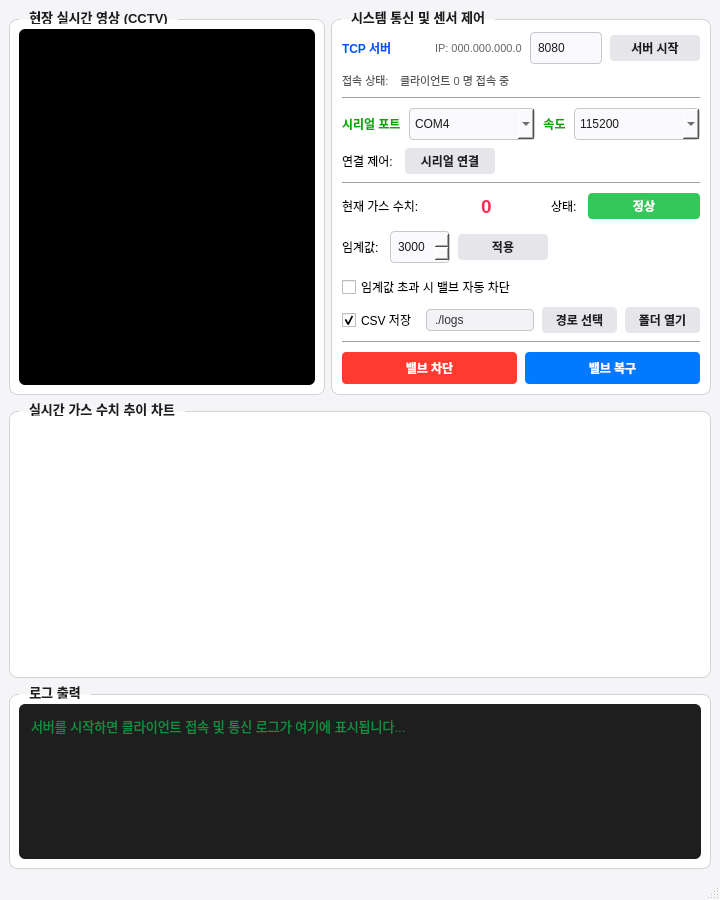
<?xml version="1.0" encoding="UTF-8"?>
<ui version="4.0">
 <class>MainWindow</class>
 <widget class="QMainWindow" name="MainWindow">
  <property name="geometry">
   <rect>
    <x>0</x>
    <y>0</y>
    <width>720</width>
    <height>900</height>
   </rect>
  </property>
  <property name="minimumSize">
   <size>
    <width>680</width>
    <height>800</height>
   </size>
  </property>
  <property name="windowTitle">
   <string>Smart Monitoring Shield - Control Center</string>
  </property>
  <property name="styleSheet">
   <string notr="true">/* 메인 배경 및 기본 폰트 설정 */
QMainWindow {
    background-color: #F5F5F7;
    font-family: &quot;Malgun Gothic&quot;, &quot;Segoe UI&quot;, sans-serif;
}

/* 그룹박스 헤더 및 테두리 스타일링 */
QGroupBox {
    font-weight: bold;
    font-size: 10pt;
    color: #1D1D1F;
    border: 1px solid #D2D2D7;
    border-radius: 8px;
    margin-top: 10px;
    background-color: #FFFFFF;
}

QGroupBox::title {
    subcontrol-origin: margin;
    subcontrol-position: top left;
    padding: 0 8px;
    left: 10px;
}

/* 입력 필드 공통 스타일 */
QLineEdit, QComboBox, QSpinBox {
    border: 1px solid #C7C7CC;
    border-radius: 4px;
    padding: 2px 5px;
    background-color: #FAFAFC;
    color: #1D1D1F;
}

QLineEdit:focus, QComboBox:focus, QSpinBox:focus {
    border: 1px solid #007AFF;
    background-color: #FFFFFF;
}

/* 버튼 일반 기본 스타일 */
QPushButton {
    background-color: #E5E5EA;
    border: none;
    border-radius: 4px;
    color: #1D1D1F;
    font-weight: bold;
}

QPushButton:hover {
    background-color: #D1D1D6;
}

QPushButton:pressed {
    background-color: #C7C7CC;
}</string>
  </property>
  <widget class="QWidget" name="centralwidget">
   <layout class="QVBoxLayout" name="verticalLayout_4">
    <item>
     <layout class="QVBoxLayout" name="verticalLayout" stretch="4,3,2">
      <item>
       <layout class="QHBoxLayout" name="horizontalLayout_5" stretch="1,0">
        <item>
         <widget class="QGroupBox" name="gbCctv">
          <property name="sizePolicy">
           <sizepolicy hsizetype="Expanding" vsizetype="Expanding">
            <horstretch>0</horstretch>
            <verstretch>0</verstretch>
           </sizepolicy>
          </property>
          <property name="title">
           <string>현장 실시간 영상 (CCTV)</string>
          </property>
          <layout class="QVBoxLayout" name="verticalLayout_2">
           <item>
            <widget class="QLabel" name="lblCameraPreview">
             <property name="sizePolicy">
              <sizepolicy hsizetype="Expanding" vsizetype="Expanding">
               <horstretch>0</horstretch>
               <verstretch>0</verstretch>
              </sizepolicy>
             </property>
             <property name="minimumSize">
              <size>
               <width>0</width>
               <height>0</height>
              </size>
             </property>
             <property name="styleSheet">
              <string notr="true">background-color: #000000;
border-radius: 6px;</string>
             </property>
             <property name="text">
              <string/>
             </property>
             <property name="scaledContents">
              <bool>false</bool>
             </property>
             <property name="alignment">
              <set>Qt::AlignmentFlag::AlignCenter</set>
             </property>
            </widget>
           </item>
          </layout>
         </widget>
        </item>
        <item>
         <widget class="QGroupBox" name="gbControl">
          <property name="maximumSize">
           <size>
            <width>380</width>
            <height>16777215</height>
           </size>
          </property>
          <property name="title">
           <string>시스템 통신 및 센서 제어</string>
          </property>
          <layout class="QVBoxLayout" name="verticalLayout_3">
           <property name="spacing">
            <number>8</number>
           </property>
           <property name="leftMargin">
            <number>10</number>
           </property>
           <property name="topMargin">
            <number>12</number>
           </property>
           <property name="rightMargin">
            <number>10</number>
           </property>
           <property name="bottomMargin">
            <number>10</number>
           </property>
           <item>
            <layout class="QHBoxLayout" name="horizontalLayout_2" stretch="0,0,0,0">
             <item>
              <widget class="QLabel" name="lblTcpServer">
               <property name="styleSheet">
                <string notr="true">color: #0055FF; font-weight: bold;</string>
               </property>
               <property name="text">
                <string>TCP 서버</string>
               </property>
              </widget>
             </item>
             <item>
              <widget class="QLabel" name="lblServerIp">
               <property name="styleSheet">
                <string notr="true">color: #666666; font-size: 8.5pt;</string>
               </property>
               <property name="text">
                <string>IP: 000.000.000.0</string>
               </property>
              </widget>
             </item>
             <item>
              <widget class="QLineEdit" name="lePort">
               <property name="sizePolicy">
                <sizepolicy hsizetype="Preferred" vsizetype="Fixed">
                 <horstretch>0</horstretch>
                 <verstretch>0</verstretch>
                </sizepolicy>
               </property>
               <property name="maximumSize">
                <size>
                 <width>72</width>
                 <height>16777215</height>
                </size>
               </property>
               <property name="styleSheet">
                <string notr="true">max-width: 60px; height: 26px; AlignCenter</string>
               </property>
               <property name="text">
                <string>8080</string>
               </property>
               <property name="placeholderText">
                <string>포트 번호</string>
               </property>
              </widget>
             </item>
             <item>
              <widget class="QPushButton" name="btnStartServer">
               <property name="sizePolicy">
                <sizepolicy hsizetype="Fixed" vsizetype="Fixed">
                 <horstretch>0</horstretch>
                 <verstretch>0</verstretch>
                </sizepolicy>
               </property>
               <property name="minimumSize">
                <size>
                 <width>90</width>
                 <height>26</height>
                </size>
               </property>
               <property name="maximumSize">
                <size>
                 <width>16777215</width>
                 <height>16777215</height>
                </size>
               </property>
               <property name="text">
                <string>서버 시작</string>
               </property>
              </widget>
             </item>
            </layout>
           </item>
           <item>
            <layout class="QHBoxLayout" name="horizontalLayout_8" stretch="0,1">
             <item>
              <widget class="QLabel" name="label_2">
               <property name="styleSheet">
                <string notr="true">color: #555555; font-size: 8.5pt;</string>
               </property>
               <property name="text">
                <string>접속 상태: </string>
               </property>
              </widget>
             </item>
             <item>
              <widget class="QLabel" name="lblClientCount">
               <property name="styleSheet">
                <string notr="true">color: #555555; font-size: 8.5pt;</string>
               </property>
               <property name="text">
                <string>클라이언트 0 명 접속 중</string>
               </property>
              </widget>
             </item>
            </layout>
           </item>
           <item>
            <widget class="Line" name="line">
             <property name="styleSheet">
              <string notr="true">color: #E0E0E0;</string>
             </property>
             <property name="orientation">
              <enum>Qt::Orientation::Horizontal</enum>
             </property>
            </widget>
           </item>
           <item>
            <layout class="QHBoxLayout" name="horizontalLayout_9" stretch="0,1,0,1">
             <item>
              <widget class="QLabel" name="lblSerialPort">
               <property name="styleSheet">
                <string notr="true">color: #00AA00; font-weight: bold;</string>
               </property>
               <property name="text">
                <string>시리얼 포트</string>
               </property>
              </widget>
             </item>
             <item>
              <widget class="QComboBox" name="cbPortList">
               <property name="styleSheet">
                <string notr="true">height: 26px;</string>
               </property>
               <property name="currentText">
                <string>COM4</string>
               </property>
               <property name="currentIndex">
                <number>3</number>
               </property>
               <item>
                <property name="text">
                 <string>COM1</string>
                </property>
               </item>
               <item>
                <property name="text">
                 <string>COM2</string>
                </property>
               </item>
               <item>
                <property name="text">
                 <string>COM3</string>
                </property>
               </item>
               <item>
                <property name="text">
                 <string>COM4</string>
                </property>
               </item>
               <item>
                <property name="text">
                 <string>COM5</string>
                </property>
               </item>
               <item>
                <property name="text">
                 <string>COM6</string>
                </property>
               </item>
               <item>
                <property name="text">
                 <string>COM7</string>
                </property>
               </item>
               <item>
                <property name="text">
                 <string>COM8</string>
                </property>
               </item>
               <item>
                <property name="text">
                 <string>COM9</string>
                </property>
               </item>
               <item>
                <property name="text">
                 <string>COM10</string>
                </property>
               </item>
              </widget>
             </item>
             <item>
              <widget class="QLabel" name="label_5">
               <property name="styleSheet">
                <string notr="true">color: #00AA00; font-weight: bold;</string>
               </property>
               <property name="text">
                <string>속도</string>
               </property>
               <property name="alignment">
                <set>Qt::AlignmentFlag::AlignCenter</set>
               </property>
              </widget>
             </item>
             <item>
              <widget class="QComboBox" name="cbBaudRate">
               <property name="styleSheet">
                <string notr="true">height: 26px;</string>
               </property>
               <property name="currentIndex">
                <number>1</number>
               </property>
               <item>
                <property name="text">
                 <string>9600</string>
                </property>
               </item>
               <item>
                <property name="text">
                 <string>115200</string>
                </property>
               </item>
              </widget>
             </item>
            </layout>
           </item>
           <item>
            <layout class="QHBoxLayout" name="horizontalLayout" stretch="0,0,0">
             <item>
              <widget class="QLabel" name="label_4">
               <property name="text">
                <string>연결 제어: </string>
               </property>
              </widget>
             </item>
             <item>
              <widget class="QPushButton" name="btnSerialConnect">
               <property name="sizePolicy">
                <sizepolicy hsizetype="Fixed" vsizetype="Fixed">
                 <horstretch>0</horstretch>
                 <verstretch>0</verstretch>
                </sizepolicy>
               </property>
               <property name="minimumSize">
                <size>
                 <width>90</width>
                 <height>26</height>
                </size>
               </property>
               <property name="text">
                <string>시리얼 연결</string>
               </property>
              </widget>
             </item>
             <item>
              <spacer name="horizontalSpacer_2">
               <property name="orientation">
                <enum>Qt::Orientation::Horizontal</enum>
               </property>
               <property name="sizeHint" stdset="0">
                <size>
                 <width>40</width>
                 <height>20</height>
                </size>
               </property>
              </spacer>
             </item>
            </layout>
           </item>
           <item>
            <widget class="Line" name="line_2">
             <property name="styleSheet">
              <string notr="true">color: #E0E0E0;</string>
             </property>
             <property name="orientation">
              <enum>Qt::Orientation::Horizontal</enum>
             </property>
            </widget>
           </item>
           <item>
            <layout class="QHBoxLayout" name="horizontalLayout_3" stretch="0,1,0,1">
             <item>
              <widget class="QLabel" name="lblGas">
               <property name="text">
                <string>현재 가스 수치: </string>
               </property>
              </widget>
             </item>
             <item>
              <widget class="QLabel" name="lblGasVal">
               <property name="maximumSize">
                <size>
                 <width>16777199</width>
                 <height>16777215</height>
                </size>
               </property>
               <property name="styleSheet">
                <string notr="true">color: #FF2D55; font-size: 14pt; font-weight: bold; AlignRight</string>
               </property>
               <property name="text">
                <string>0</string>
               </property>
               <property name="alignment">
                <set>Qt::AlignmentFlag::AlignCenter</set>
               </property>
              </widget>
             </item>
             <item>
              <widget class="QLabel" name="lblStatus">
               <property name="text">
                <string>상태: </string>
               </property>
              </widget>
             </item>
             <item>
              <widget class="QLabel" name="lblStatusBadge">
               <property name="minimumSize">
                <size>
                 <width>0</width>
                 <height>26</height>
                </size>
               </property>
               <property name="styleSheet">
                <string notr="true">background-color: #34C759; color: white; font-weight: bold; border-radius: 4px; fixedHeight: 26px; AlignCenter</string>
               </property>
               <property name="text">
                <string>정상</string>
               </property>
               <property name="alignment">
                <set>Qt::AlignmentFlag::AlignCenter</set>
               </property>
              </widget>
             </item>
            </layout>
           </item>
           <item>
            <layout class="QVBoxLayout" name="verticalLayout_6">
             <item>
              <layout class="QHBoxLayout" name="horizontalLayout_7" stretch="0,0,0,0">
               <item>
                <widget class="QLabel" name="lblThreshold">
                 <property name="text">
                  <string>임계값: </string>
                 </property>
                 <property name="alignment">
                  <set>Qt::AlignmentFlag::AlignLeading|Qt::AlignmentFlag::AlignLeft|Qt::AlignmentFlag::AlignVCenter</set>
                 </property>
                </widget>
               </item>
               <item>
                <widget class="QSpinBox" name="sbThreshold">
                 <property name="styleSheet">
                  <string notr="true">height: 26px;</string>
                 </property>
                 <property name="maximum">
                  <number>4095</number>
                 </property>
                 <property name="singleStep">
                  <number>50</number>
                 </property>
                 <property name="value">
                  <number>3000</number>
                 </property>
                </widget>
               </item>
               <item>
                <widget class="QPushButton" name="btnApplyThreshold">
                 <property name="sizePolicy">
                  <sizepolicy hsizetype="Fixed" vsizetype="Fixed">
                   <horstretch>0</horstretch>
                   <verstretch>0</verstretch>
                  </sizepolicy>
                 </property>
                 <property name="minimumSize">
                  <size>
                   <width>90</width>
                   <height>26</height>
                  </size>
                 </property>
                 <property name="maximumSize">
                  <size>
                   <width>16777215</width>
                   <height>16777215</height>
                  </size>
                 </property>
                 <property name="text">
                  <string>적용</string>
                 </property>
                </widget>
               </item>
               <item>
                <spacer name="horizontalSpacer">
                 <property name="orientation">
                  <enum>Qt::Orientation::Horizontal</enum>
                 </property>
                 <property name="sizeHint" stdset="0">
                  <size>
                   <width>20</width>
                   <height>40</height>
                  </size>
                 </property>
                </spacer>
               </item>
              </layout>
             </item>
             <item>
              <widget class="QCheckBox" name="chkAutoClose">
               <property name="text">
                <string>임계값 초과 시 밸브 자동 차단</string>
               </property>
               <property name="checked">
                <bool>false</bool>
               </property>
              </widget>
             </item>
             <item>
              <layout class="QHBoxLayout" name="horizontalLayout_10" stretch="0,1,0,0">
               <item>
                <widget class="QCheckBox" name="chkEnableLogging">
                 <property name="toolTip">
                  <string>&lt;html&gt;&lt;head/&gt;&lt;body&gt;&lt;p&gt;가스 수치 데이터를 CSV 파일로 자동 저장합니다.&lt;/p&gt;&lt;/body&gt;&lt;/html&gt;</string>
                 </property>
                 <property name="text">
                  <string>CSV 저장</string>
                 </property>
                 <property name="checked">
                  <bool>true</bool>
                 </property>
                </widget>
               </item>
               <item>
                <widget class="QLineEdit" name="leLogPath">
                 <property name="focusPolicy">
                  <enum>Qt::FocusPolicy::NoFocus</enum>
                 </property>
                 <property name="styleSheet">
                  <string notr="true">background-color: #F2F2F7;
color: #333333;
border: 1px solid #C7C7CC;
border-radius: 4px;
padding: 2px 6px;</string>
                 </property>
                 <property name="text">
                  <string>./logs</string>
                 </property>
                 <property name="readOnly">
                  <bool>true</bool>
                 </property>
                </widget>
               </item>
               <item>
                <widget class="QPushButton" name="btnSelectPath">
                 <property name="minimumSize">
                  <size>
                   <width>75</width>
                   <height>26</height>
                  </size>
                 </property>
                 <property name="text">
                  <string>경로 선택</string>
                 </property>
                </widget>
               </item>
               <item>
                <widget class="QPushButton" name="btnOpenFolder">
                 <property name="minimumSize">
                  <size>
                   <width>75</width>
                   <height>26</height>
                  </size>
                 </property>
                 <property name="text">
                  <string>폴더 열기</string>
                 </property>
                </widget>
               </item>
              </layout>
             </item>
            </layout>
           </item>
           <item>
            <widget class="Line" name="line_3">
             <property name="styleSheet">
              <string notr="true">color: #E0E0E0;</string>
             </property>
             <property name="orientation">
              <enum>Qt::Orientation::Horizontal</enum>
             </property>
            </widget>
           </item>
           <item>
            <layout class="QHBoxLayout" name="horizontalLayout_4">
             <item>
              <widget class="QPushButton" name="btnValveClose">
               <property name="styleSheet">
                <string notr="true">background-color: #FF3B30; color: white; height: 32px; border-radius: 4px; font-weight: bold;</string>
               </property>
               <property name="text">
                <string>밸브 차단</string>
               </property>
              </widget>
             </item>
             <item>
              <widget class="QPushButton" name="btnValveOpen">
               <property name="styleSheet">
                <string notr="true">background-color: #007AFF; color: white; height: 32px; border-radius: 4px; font-weight: bold;</string>
               </property>
               <property name="text">
                <string>밸브 복구</string>
               </property>
              </widget>
             </item>
            </layout>
           </item>
           <item>
            <spacer name="verticalSpacer">
             <property name="orientation">
              <enum>Qt::Orientation::Vertical</enum>
             </property>
             <property name="sizeHint" stdset="0">
              <size>
               <width>20</width>
               <height>40</height>
              </size>
             </property>
            </spacer>
           </item>
          </layout>
         </widget>
        </item>
       </layout>
      </item>
      <item>
       <widget class="QGroupBox" name="gbChart">
        <property name="sizePolicy">
         <sizepolicy hsizetype="Expanding" vsizetype="Expanding">
          <horstretch>0</horstretch>
          <verstretch>0</verstretch>
         </sizepolicy>
        </property>
        <property name="title">
         <string>실시간 가스 수치 추이 차트</string>
        </property>
        <layout class="QVBoxLayout" name="verticalLayout_8">
         <item>
          <widget class="QChartView" name="chartView" native="true">
           <property name="sizePolicy">
            <sizepolicy hsizetype="Expanding" vsizetype="Expanding">
             <horstretch>0</horstretch>
             <verstretch>0</verstretch>
            </sizepolicy>
           </property>
          </widget>
         </item>
        </layout>
       </widget>
      </item>
      <item>
       <widget class="QGroupBox" name="gbLog">
        <property name="sizePolicy">
         <sizepolicy hsizetype="Expanding" vsizetype="Preferred">
          <horstretch>0</horstretch>
          <verstretch>0</verstretch>
         </sizepolicy>
        </property>
        <property name="title">
         <string>로그 출력</string>
        </property>
        <layout class="QHBoxLayout" name="horizontalLayout_6">
         <item>
          <widget class="QTextEdit" name="teLog">
           <property name="minimumSize">
            <size>
             <width>0</width>
             <height>0</height>
            </size>
           </property>
           <property name="styleSheet">
            <string notr="true">background-color: #1E1E1E;
color: #00FF66;
font-family: 'Consolas', 'Cascadia Code', 'Courier New', monospace;
font-size: 9.5pt;
border-radius: 6px;
padding: 8px;</string>
           </property>
           <property name="readOnly">
            <bool>true</bool>
           </property>
           <property name="placeholderText">
            <string>서버를 시작하면 클라이언트 접속 및 통신 로그가 여기에 표시됩니다...</string>
           </property>
          </widget>
         </item>
        </layout>
       </widget>
      </item>
     </layout>
    </item>
   </layout>
  </widget>
  <widget class="QMenuBar" name="menubar">
   <property name="geometry">
    <rect>
     <x>0</x>
     <y>0</y>
     <width>720</width>
     <height>21</height>
    </rect>
   </property>
  </widget>
  <widget class="QStatusBar" name="statusbar"/>
 </widget>
 <customwidgets>
  <customwidget>
   <class>QChartView</class>
   <extends>QWidget</extends>
   <header location="global">QChartView</header>
   <container>1</container>
  </customwidget>
 </customwidgets>
 <resources/>
 <connections/>
</ui>
